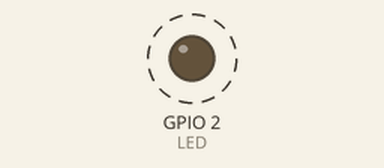
A sketch run on a simulated ESP8266 (NodeMCU). On the bench: output pins drawn as LEDs (lit = HIGH). Dashed ring = blinking. WiFi joins after 1.5 s; servers stay silent unless stated; what the sketch prints to the serial monitor is not drawn.

Above: at 2.7 s.
Timing chart, 0 to 6.8 s (numbered marks = the images above):
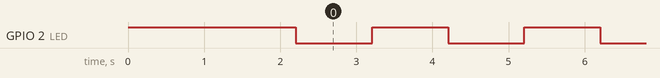

Measured:
- by itself, GPIO 2 (LED): alternates HIGH for 1.0 s and LOW for 1.0 s

The sketch:

OTA_ESP.ino
```cpp
#include <ESP8266WiFi.h>
#include <ESP8266HTTPClient.h>
#include <ESP8266httpUpdate.h>

#include <iostream>

#define LED 2
const char* version = "1.2";
const char* ssid = "WifiName";
const char* password = "xxxxxxxx";
const std::string firmwareUrl = std::string("http://192.168.1.107:3000/upgrade?key=123456&currentVersion=") + version;
void setup() {
  Serial.begin(115200);
  pinMode(LED, OUTPUT);
  digitalWrite(LED, HIGH); //Truned OFF for default

  WiFi.begin(ssid, password);
  int8_t counter = 10;
  while (WiFi.status() != WL_CONNECTED) {
    Serial.printf("Connecting to ssid=%s password=%s Network..\n", ssid, password);
    delay(1000);
    counter--;
    if (counter <= 0) {
      Serial.printf("Failed To Connect(%s)!\n", ssid);
      break;
    }
  }
  if (counter > 0) {
    Serial.printf("Wifi Connected To %s Successful!\nNETWORK IP:%s\n", ssid, WiFi.localIP().toString().c_str());
    OTA_Proccess();
  }
  Serial.printf("STARTED! current version=%s\n", version);
}

void OTA_Proccess() {
  Serial.println("Starting OTA update...");
  t_httpUpdate_return ret = ESPhttpUpdate.update(firmwareUrl.c_str());
  int8_t ErrorCode = ESPhttpUpdate.getLastError();
  String ErrorMsg = ESPhttpUpdate.getLastErrorString();
  switch (ret) {
    case HTTP_UPDATE_OK:
      Serial.println("Warn: You should not to see this!(Update Has Been Successfuly Finished!)");
      break;
    case HTTP_UPDATE_FAILED:
      if (ErrorCode == -106) {
        Serial.printf("Warn:You have already the lastest Version.\n");
      } else {
        Serial.printf("Warn: Update Failed! ErrorCode=%d ErrorMsg=%s\n", ErrorCode, ErrorMsg.c_str());
      }
      break;
    default:
      Serial.printf("Error: Update Failed! ErrorCode=%d ErrorMsg=%s\n", ErrorCode, ErrorMsg.c_str());
      break;
  }
}


void loop() {
  digitalWrite(LED, LOW); //on
  delay(1000);
  digitalWrite(LED, HIGH); //off
  delay(1000);
}
```
